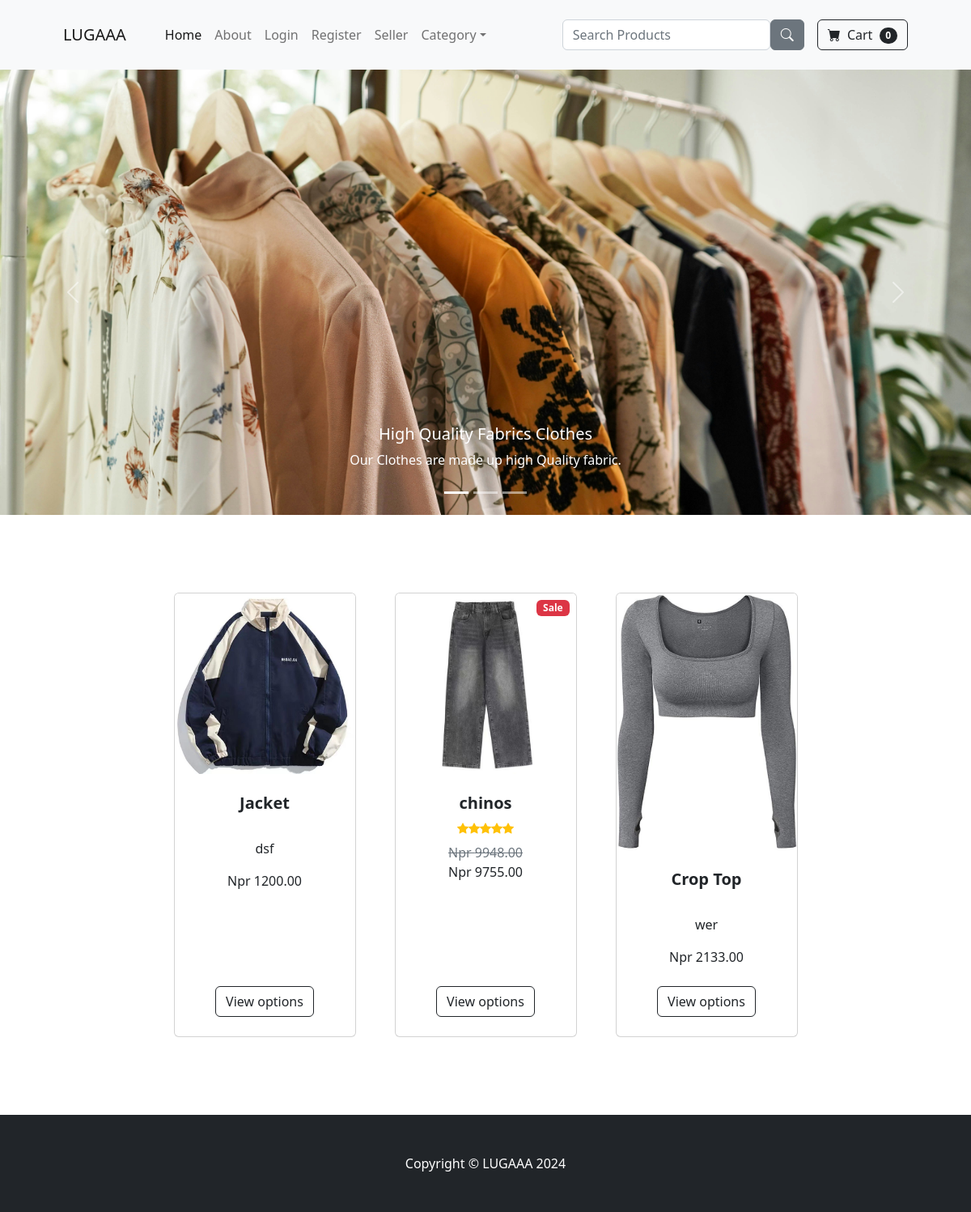
The page / on the database its author committed.
### store/models.py (models this page shows, shortened)
class Product(models.Model):
    name =  models.CharField(max_length=100)
    price =  models.DecimalField(default=0, decimal_places=2, max_digits = 8)
    category =  models.ForeignKey(Category, on_delete=models.CASCADE, null=True, blank=True)
    description =  models.CharField(max_length=250, default='', blank = True, null=True)
    image = models.ImageField(upload_to='uploads/product/')
    is_sale = models.BooleanField(default= False)
    sale_price = models.DecimalField(default=0, decimal_places=2, max_digits = 8, null=True)
    in_stock =  models.PositiveIntegerField(default=1)

### store/views.py (the view)
# urls.py: 2. Add a URL to urlpatterns:  path('', views.home, name='home')
def home(request):
    products = Product.objects.all()
    return render(request, 'home.html', {"products": products})

### cart/cart.py (called while the page is built)
    def __len__(self):
        return len(self.cart)

### cart/context_processor.py (called while the page is built)
def cart(request):
    return {'cart': Cart(request)}

### store/templates/home.html (shortened to what this page needs)
{% extends 'base.html' %}
{% load static %}
{% block content %}
        <div id="carouselExampleCaptions" class="carousel slide">
          <div class="carousel-indicators">
            <button type="button" data-bs-target="#carouselExampleCaptions" data-bs-slide-to="0" class="active" aria-current="true" aria-label="Slide 1"></button>
            <button type="button" data-bs-target="#carouselExampleCaptions" data-bs-slide-to="1" aria-label="Slide 2"></button>
            <button type="button" data-bs-target="#carouselExampleCaptions" data-bs-slide-to="2" aria-label="Slide 3"></button>
          </div>
          <div class="carousel-inner">
            <div class="carousel-item active">
              <img src="/media/uploads/product/sliderimg.jpg" class="d-block mx-auto" alt="Image 1" style="width:1200px; height:550px; object-fit:cover;">
              <div class="carousel-caption d-none d-md-block">
                <h5>High Quality Fabrics Clothes</h5>
                <p>Our Clothes are made up high Quality fabric.</p>
              </div>
            </div>
          </div>
          <button class="carousel-control-prev" type="button" data-bs-target="#carouselExampleCaptions" data-bs-slide="prev">
            <span class="carousel-control-prev-icon" aria-hidden="true"></span>
          </button>
          <button class="carousel-control-next" type="button" data-bs-target="#carouselExampleCaptions" data-bs-slide="next">
            <span class="carousel-control-next-icon" aria-hidden="true"></span>
          </button>
        </div>
        <section class="py-5">
            <div class="container px-4 px-lg-5 mt-5">
                <div class="row gx-4 gx-lg-5 row-cols-2 row-cols-md-3 row-cols-xl-4 justify-content-center">
                   {% for product in products %}
                        {% if product.is_sale %}
                        <div class="col mb-5">
                            <div class="card h-100">
                                <div class="badge bg-danger text-white position-absolute" style="top: 0.5rem; right: 0.5rem">Sale</div>
                                <img class="card-img-top" src="{{ product.image.url }}" alt="..." />
                                <div class="card-body p-4">
                                    <div class="text-center">
                                        <h5 class="fw-bolder">{{  product.name }}</h5>
                                        <div class="d-flex justify-content-center small text-warning mb-2">
                                            <div class="bi-star-fill"></div>
                                            <div class="bi-star-fill"></div>
                                            <div class="bi-star-fill"></div>
                                            <div class="bi-star-fill"></div>
                                            <div class="bi-star-fill"></div>
                                        </div>
                                        <span class="text-muted text-decoration-line-through">Npr {{product.price}}</span><br>
                                        Npr {{product.sale_price}}
                                    </div>
                                </div>
                                <div class="card-footer p-4 pt-0 border-top-0 bg-transparent">
                                    <div class="text-center"><a class="btn btn-outline-dark mt-auto" href="{% url 'product' product.id %}">View options</a></div>
                                </div>
                            </div>
                        </div>
                        {% else %}
                    <div class="col mb-5">
                        <div class="card h-100">
                            <img class="card-img-top" src="{{ product.image.url }}" alt="..." />
                            <div class="card-body p-4">
                                <div class="text-center">
                                    <h5 class="fw-bolder">{{ product.name}}</h5><br>
                                    <p>{{ product.description }}</p>
                                    Npr {{product.price }}
                                </div>
                            </div>
                            <div class="card-footer p-4 pt-0 border-top-0 bg-transparent">
                                <div class="text-center"><a class="btn btn-outline-dark mt-auto" href="{% url 'product' product.id %}">View options</a></div>
                            </div>
                        </div>
                    </div>
                    {% endif %}
                    {% endfor %}
        </section>
{% endblock %}

### rows shown on the page
Product: image (picture), name "Jacket", description "dsf", price "1200.00"
Product: image (picture), name "chinos", price "9948.00", sale_price "9755.00"
Product: image (picture), name "Crop Top", description "wer", price "2133.00"

### other values the page prints
{{ cart|length }} "0"
